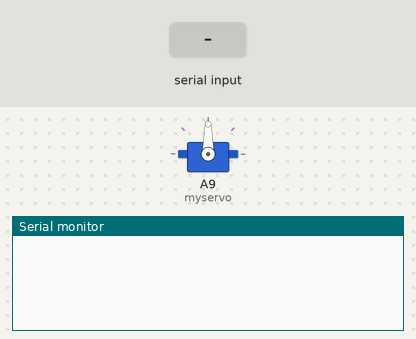
The sketch below on a simulated Arduino Mega 2560, built with avr-gcc and run on an emulated ATmega2560. On the bench: servo, the last lines printed to the serial monitor. The test bench sets the inputs (shaded band).

Above: at 1.2 s.
1.3 s: "90,45\n" received over Serial
At 1.8 s:
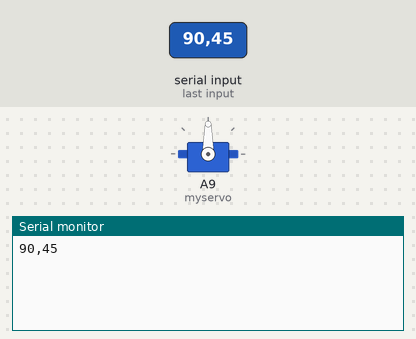
2.8 s: "5\n" received over Serial
At 4.1 s:
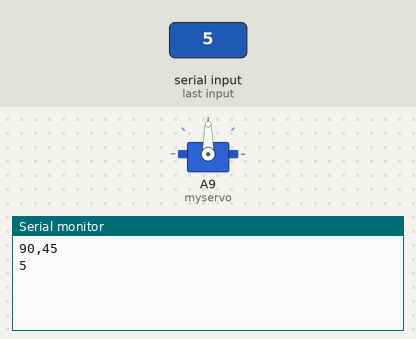

The sketch:

liaison_serie.ino
```cpp
#include<Servo.h>


Servo myservo;
int pulse = 0;
int newPulse = 0;
const int MaxChars = 5;
char strValue[MaxChars+1];
int index = 0;


void setup()
{
 Serial.begin(9600);
 myservo.attach(A9);
 pulse = 1500;
}


void loop()
{}


void serialEvent()
{
   while(Serial.available())
   {
      char ch = Serial.read();
      Serial.write(ch);
      if(index < MaxChars && isDigit(ch)) {
            strValue[index++] = ch;
      } else {
            strValue[index] = 0;
            newPulse = atoi(strValue);
            if(newPulse > 1000 && newPulse < 2000){
                   if(newPulse < pulse)
                       for(; pulse > newPulse; pulse -= 1) {
                             myservo.writeMicroseconds(pulse);
                       }
                    else
                       for(; pulse < newPulse; pulse += 1){
                          myservo.writeMicroseconds(pulse);
                    }
            }
            index = 0;
            pulse = newPulse;
      }
   }
}
```

Measured:
- after the input at 1.3 s, the serial monitor: prints a new line at once (image 1)
- after the input at 2.8 s, the serial monitor: prints a new line at once (image 2)
